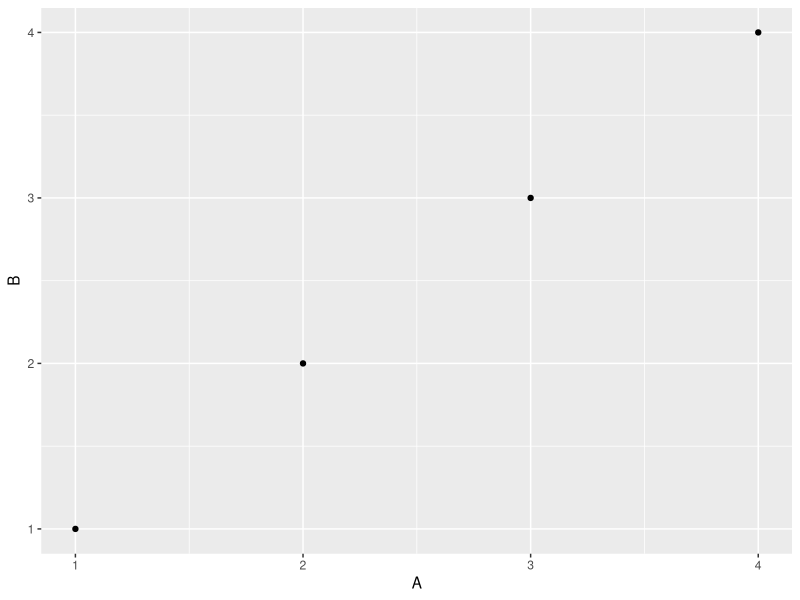
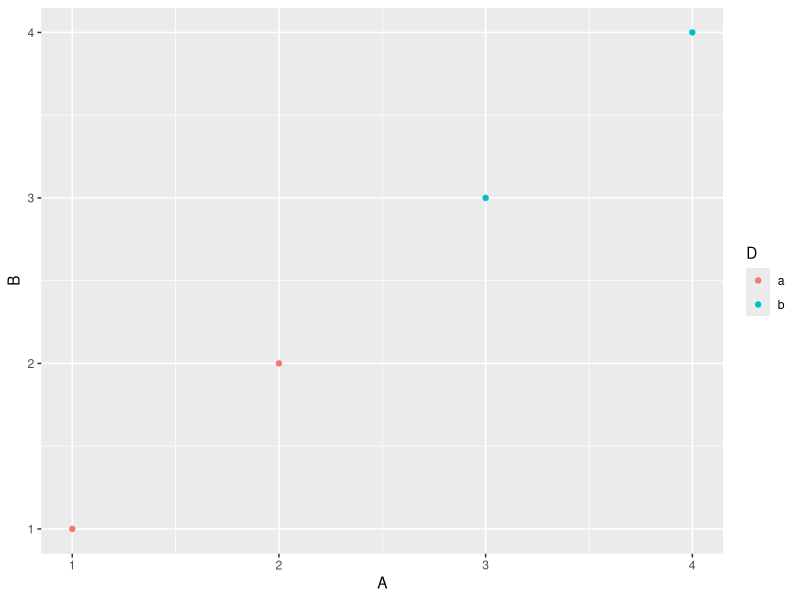
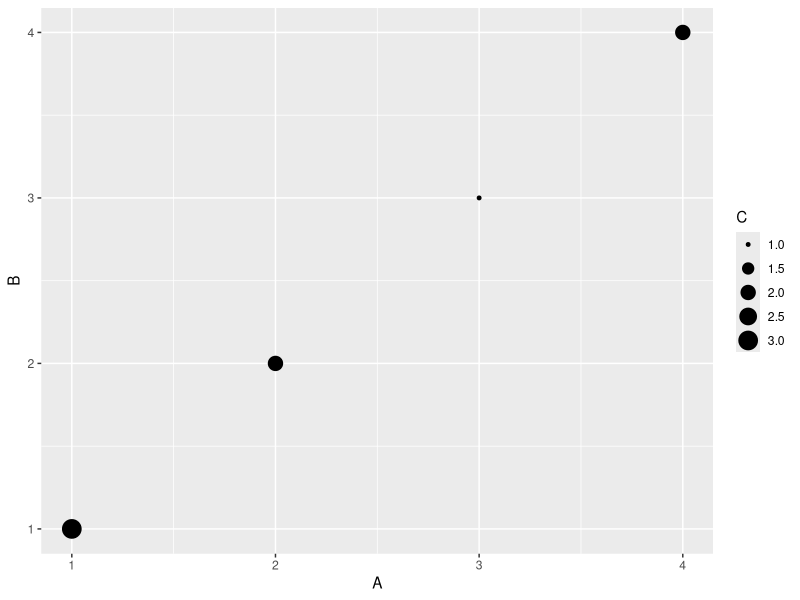
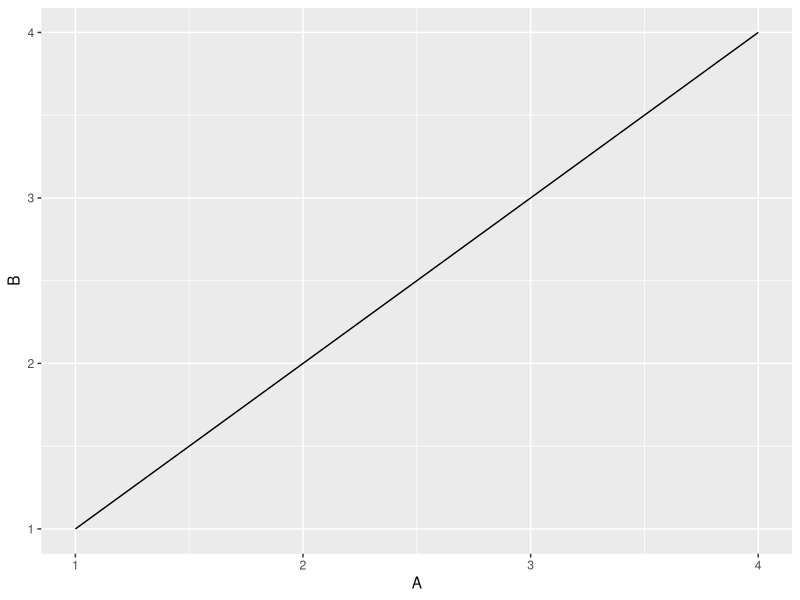
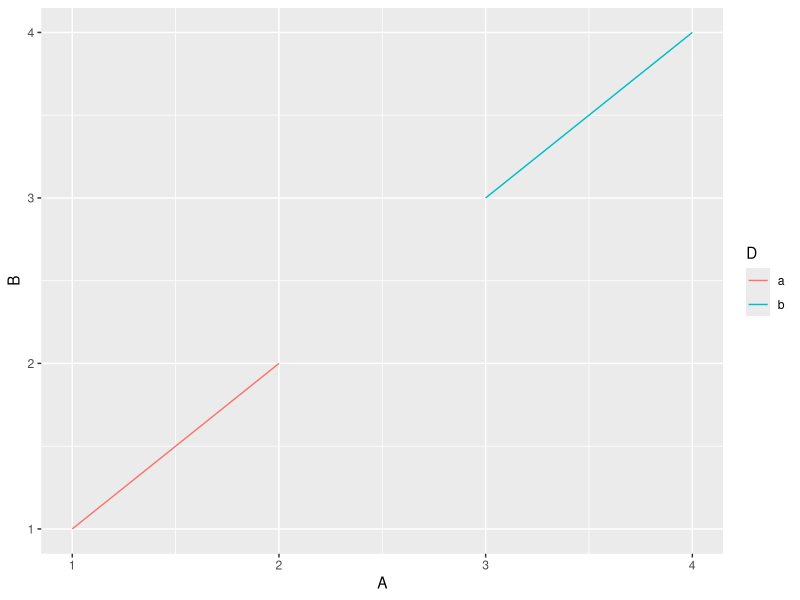

The R script that drew these images, in order:
## ---- chunk 1
knitr::opts_chunk$set(echo = FALSE)
## ---- chunk 2
# Load packages
library(dplyr)
library(ggplot2)

# Create data frame
simple_ex <-
  data_frame(
    A = c(1, 2, 3, 4),
    B = c(1, 2, 3, 4),
    C = c(3, 2, 1, 2),
    D = c("a", "a", "b", "b")
  )
## ---- chunk 3
simple_ex %>% knitr::kable()
## ---- chunk 4
ggplot(data=simple_ex, aes(x=A, y=B)) + 
  geom_point()
## ---- chunk 5
ggplot(data=simple_ex, aes(x=A, y=B, color=D)) + 
  geom_point()
## ---- chunk 6
ggplot(data=simple_ex, aes(x=A, y=B, size=C)) + 
  geom_point()
## ---- chunk 7
ggplot(data=simple_ex, aes(x=A, y=B)) + 
  geom_line()
## ---- chunk 8
ggplot(data=simple_ex, aes(x=A, y=B, color=D)) + 
  geom_line()
